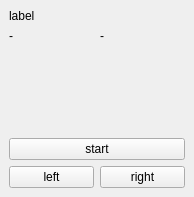
<?xml version="1.0" encoding="UTF-8"?>
<ui version="4.0">
 <class>MainWindow</class>
 <widget class="QMainWindow" name="MainWindow">
  <property name="geometry">
   <rect>
    <x>0</x>
    <y>0</y>
    <width>194</width>
    <height>197</height>
   </rect>
  </property>
  <property name="windowTitle">
   <string>Synchronization</string>
  </property>
  <widget class="QWidget" name="centralwidget">
   <layout class="QVBoxLayout" name="verticalLayout">
    <item>
     <widget class="QLabel" name="label">
      <property name="text">
       <string>label</string>
      </property>
     </widget>
    </item>
    <item>
     <layout class="QHBoxLayout" name="horizontalLayout_2">
      <item>
       <widget class="QLabel" name="left">
        <property name="text">
         <string>-</string>
        </property>
       </widget>
      </item>
      <item>
       <widget class="QLabel" name="right">
        <property name="text">
         <string>-</string>
        </property>
       </widget>
      </item>
     </layout>
    </item>
    <item>
     <spacer name="verticalSpacer">
      <property name="orientation">
       <enum>Qt::Vertical</enum>
      </property>
      <property name="sizeHint" stdset="0">
       <size>
        <width>20</width>
        <height>40</height>
       </size>
      </property>
     </spacer>
    </item>
    <item>
     <widget class="QPushButton" name="startButton">
      <property name="text">
       <string>start</string>
      </property>
     </widget>
    </item>
    <item>
     <layout class="QHBoxLayout" name="horizontalLayout">
      <item>
       <widget class="QPushButton" name="leftButton">
        <property name="text">
         <string>left</string>
        </property>
       </widget>
      </item>
      <item>
       <widget class="QPushButton" name="rightButton">
        <property name="text">
         <string>right</string>
        </property>
       </widget>
      </item>
     </layout>
    </item>
   </layout>
  </widget>
 </widget>
 <resources/>
 <connections/>
</ui>
